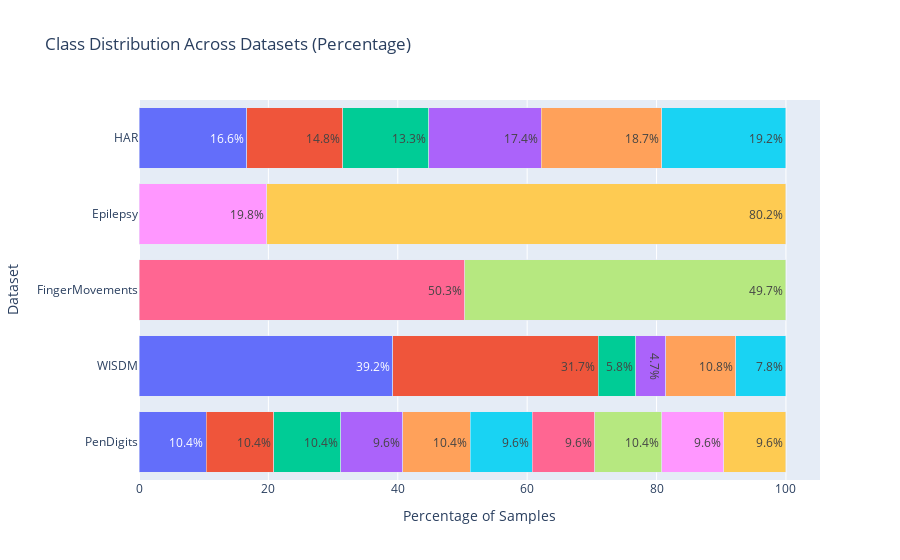

Here is the notebook cell this chart was saved with:
### Code cell
fig = go.Figure()

for dataset_name in datasets:
    labels = datasets[dataset_name]["train"]["labels"]
    unique_classes, class_counts = torch.unique(labels, return_counts=True)
    percentages = (class_counts / torch.sum(class_counts) * 100)
    
    for class_idx, (class_count, percentage) in enumerate(zip(class_counts, percentages)):
        fig.add_trace(go.Bar(
            y=[dataset_name],
            x=[percentage],
            name=f"Class {class_idx}",
            orientation="h",
            text=[f"{percentage:.1f}%"],
            hoverinfo="text+name",
        ))

fig.update_layout(
    title="Class Distribution Across Datasets (Percentage)",
    barmode="stack",
    xaxis_title="Percentage of Samples",
    yaxis_title="Dataset",
    showlegend=False
)
fig

### Figure 1 — Plotly figure (JSON) as saved in the notebook; plotly's stock layout.template omitted (floating-point values rounded to 4 significant figures)
{"data": [{"hoverinfo": "text+name", "name": "Class 0", "orientation": "h", "text": ["10.4%"], "type": "bar", "x": [10.41], "y": ["PenDigits"]}, {"hoverinfo": "text+name", "name": "Class 1", "orientation": "h", "text": ["10.4%"], "type": "bar", "x": [10.39], "y": ["PenDigits"]}, {"hoverinfo": "text+name", "name": "Class 2", "orientation": "h", "text": ["10.4%"], "type": "bar", "x": [10.41], "y": ["PenDigits"]}, {"hoverinfo": "text+name", "name": "Class 3", "orientation": "h", "text": ["9.6%"], "type": "bar", "x": [9.594], "y": ["PenDigits"]}, {"hoverinfo": "text+name", "name": "Class 4", "orientation": "h", "text": ["10.4%"], "type": "bar", "x": [10.41], "y": ["PenDigits"]}, {"hoverinfo": "text+name", "name": "Class 5", "orientation": "h", "text": ["9.6%"], "type": "bar", "x": [9.608], "y": ["PenDigits"]}, {"hoverinfo": "text+name", "name": "Class 6", "orientation": "h", "text": ["9.6%"], "type": "bar", "x": [9.608], "y": ["PenDigits"]}, {"hoverinfo": "text+name", "name": "Class 7", "orientation": "h", "text": ["10.4%"], "type": "bar", "x": [10.38], "y": ["PenDigits"]}, {"hoverinfo": "text+name", "name": "Class 8", "orientation": "h", "text": ["9.6%"], "type": "bar", "x": [9.594], "y": ["PenDigits"]}, {"hoverinfo": "text+name", "name": "Class 9", "orientation": "h", "text": ["9.6%"], "type": "bar", "x": [9.594], "y": ["PenDigits"]}, {"hoverinfo": "text+name", "name": "Class 0", "orientation": "h", "text": ["39.2%"], "type": "bar", "x": [39.24], "y": ["WISDM"]}, {"hoverinfo": "text+name", "name": "Class 1", "orientation": "h", "text": ["31.7%"], "type": "bar", "x": [31.72], "y": ["WISDM"]}, {"hoverinfo": "text+name", "name": "Class 2", "orientation": "h", "text": ["5.8%"], "type": "bar", "x": [5.808], "y": ["WISDM"]}, {"hoverinfo": "text+name", "name": "Class 3", "orientation": "h", "text": ["4.7%"], "type": "bar", "x": [4.662], "y": ["WISDM"]}, {"hoverinfo": "text+name", "name": "Class 4", "orientation": "h", "text": ["10.8%"], "type": "bar", "x": [10.81], "y": ["WISDM"]}, {"hoverinfo": "text+name", "name": "Class 5", "orientation": "h", "text": ["7.8%"], "type": "bar", "x": [7.757], "y": ["WISDM"]}, {"hoverinfo": "text+name", "name": "Class 0", "orientation": "h", "text": ["50.3%"], "type": "bar", "x": [50.32], "y": ["FingerMovements"]}, {"hoverinfo": "text+name", "name": "Class 1", "orientation": "h", "text": ["49.7%"], "type": "bar", "x": [49.68], "y": ["FingerMovements"]}, {"hoverinfo": "text+name", "name": "Class 0", "orientation": "h", "text": ["19.8%"], "type": "bar", "x": [19.78], "y": ["Epilepsy"]}, {"hoverinfo": "text+name", "name": "Class 1", "orientation": "h", "text": ["80.2%"], "type": "bar", "x": [80.22], "y": ["Epilepsy"]}, {"hoverinfo": "text+name", "name": "Class 0", "orientation": "h", "text": ["16.6%"], "type": "bar", "x": [16.65], "y": ["HAR"]}, {"hoverinfo": "text+name", "name": "Class 1", "orientation": "h", "text": ["14.8%"], "type": "bar", "x": [14.84], "y": ["HAR"]}, {"hoverinfo": "text+name", "name": "Class 2", "orientation": "h", "text": ["13.3%"], "type": "bar", "x": [13.26], "y": ["HAR"]}, {"hoverinfo": "text+name", "name": "Class 3", "orientation": "h", "text": ["17.4%"], "type": "bar", "x": [17.41], "y": ["HAR"]}, {"hoverinfo": "text+name", "name": "Class 4", "orientation": "h", "text": ["18.7%"], "type": "bar", "x": [18.67], "y": ["HAR"]}, {"hoverinfo": "text+name", "name": "Class 5", "orientation": "h", "text": ["19.2%"], "type": "bar", "x": [19.16], "y": ["HAR"]}], "layout": {"barmode": "stack", "showlegend": false, "title": {"text": "Class Distribution Across Datasets (Percentage)"}, "xaxis": {"title": {"text": "Percentage of Samples"}}, "yaxis": {"title": {"text": "Dataset"}}}}
